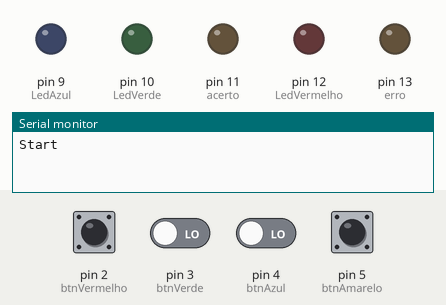
A sketch run on a simulated Arduino Uno, built with avr-gcc and run on an emulated ATmega328P. Shown: output pins drawn as LEDs (lit = HIGH), the last lines printed to the serial monitor. Dashed ring = blinking. Inputs (shaded band) come from the test bench; at power-on: pin 2 (btnVermelho), pin 3 (btnVerde), pin 4 (btnAzul), pin 5 (btnAmarelo) LOW. Random numbers use the default seed unless the sketch sets one.

Above: at 7.3 s.
7.4 s: pin 2 (btnVermelho) pulled HIGH for 0.2 s
At 8.2 s:
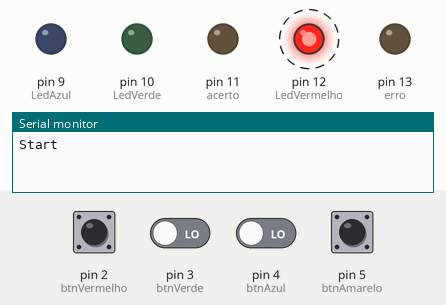
10.6 s: pin 3 (btnVerde) driven HIGH and pin 4 (btnAzul) driven HIGH
13.6 s: pin 3 (btnVerde) driven LOW
At 15.7 s:
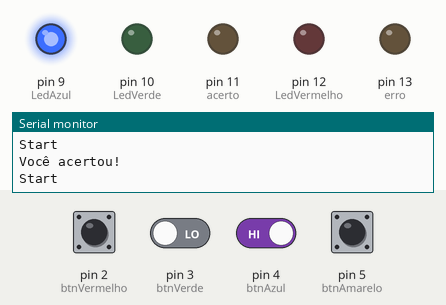
16.6 s: pin 4 (btnAzul) driven LOW
At 19.0 s:
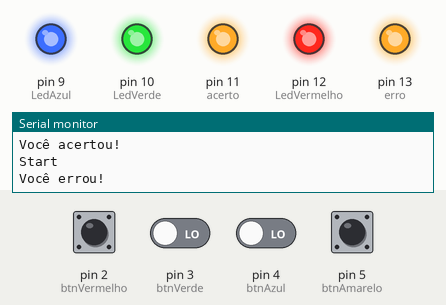
Timing chart, 0 to 20.1 s (numbered marks = the images above; inputs shaded):
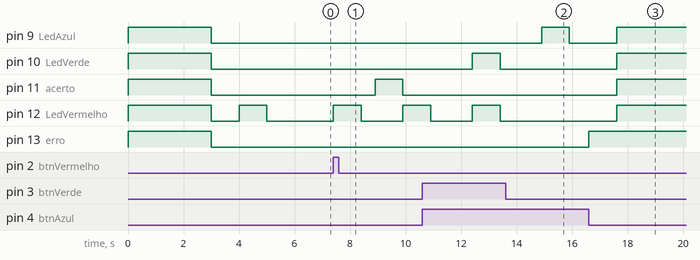

The sketch:

Genius.ino
```cpp
const int LedAzul = 9; // Pino do LED Azul
const int LedVerde = 10; // Pino do LED Verde
const int LedVermelho = 12; // Pino do LED Vermelho

const int btnVermelho = 2; // Pino do botão 2
const int btnVerde = 3; // Pino do botão 3
const int btnAzul = 4; // Pino do botão 4
const int btnAmarelo = 5; // Pino do botão 5

const int acerto = 11; // Pino de feedback de acerto
const int erro = 13; // Pino de feedback de erro


int dificuldade = 5; // Nível de dificuldade e tamanho do vetor sequência
int sequencia[5]; // Vetor que armazena a sequência gerada aleatoriamente
int index = 0; // Índice atual na sequência

void setup() {
  Serial.begin(9600);
  pinMode(LedAzul, OUTPUT);
  pinMode(LedVerde, OUTPUT);
  pinMode(LedVermelho, OUTPUT);

  pinMode(acerto, OUTPUT);
  pinMode(erro, OUTPUT);

  pinMode(btnVermelho, INPUT);
  pinMode(btnVerde, INPUT);
  pinMode(btnAzul, INPUT);
  pinMode(btnAmarelo, INPUT);
  randomSeed(analogRead(0));

  gerarSequencia();
}

void loop() {
  if(index == 0){
    inicio();
  }

  Serial.println("Start");

  for (int i = 0; i <= index; i++) {
    mostrarCor(sequencia[i]);
    delay(1000);
  }

  int flag = 0;

  for (int i = 0; i <= index; i++) {
    int btnpress = aguardarBotao();
    if(btnpress != sequencia[i]){
      errou();
      flag = 1;
    }
  }

  if(flag == 0){
    acertou();
  }

  index++;

  if (index == 5) {
    ganhou();
  }
}

void inicio(){
  digitalWrite(acerto, HIGH);
  digitalWrite(LedAzul, HIGH);
  digitalWrite(LedVermelho, HIGH);
  digitalWrite(LedVerde, HIGH);
  digitalWrite(erro, HIGH);
  delay(3000);
  digitalWrite(acerto, LOW);
  digitalWrite(LedAzul, LOW);
  digitalWrite(LedVermelho, LOW);
  digitalWrite(LedVerde, LOW);
  digitalWrite(erro, LOW);
  delay(1000);
}

void mostrarCor(int cor) {
  if (cor == 1) {
    Vermelho();
  }
  else if(cor == 2){
    Verde();
  }
  else if(cor == 3){
    Azul();
  }
  else if(cor == 4){
    Amarelo();
  }
}

int aguardarBotao() {
  int botaoPressionado = 0;

  while (true) {
    if (digitalRead(btnVermelho) == HIGH) {
      botaoPressionado = 1;
      Vermelho();
      break;
    } else if (digitalRead(btnVerde) == HIGH) {
      botaoPressionado = 2;
      Verde();
      break;
    } else if (digitalRead(btnAzul) == HIGH) {
      botaoPressionado = 3;
      Azul();
      break;
    } else if (digitalRead(btnAmarelo) == HIGH) {
      botaoPressionado = 4;
      Amarelo();
      break;
    }
  }

  while (digitalRead(btnVermelho) == HIGH || digitalRead(btnVerde) == HIGH ||
         digitalRead(btnAzul) == HIGH || digitalRead(btnAmarelo) == HIGH) {
    // Espera até que todos os botões sejam soltos
  }

  return botaoPressionado;
}

void mostraVetor(){ // Função de teste para mostrar a sequência
  int tamanhoDoVetor = sizeof(sequencia) / sizeof(sequencia[0]);
  Serial.print("[");
    for (int i = 0; i < tamanhoDoVetor; i++) {
      Serial.print(sequencia[i]);
      if (i < tamanhoDoVetor - 1) {
        Serial.print(", ");
      }
    }
    Serial.println("]");
}

void gerarSequencia() {
  for (int i = 0; i < dificuldade; i++) {
    int numeroAleatorio = random(1, 5);
    sequencia[i] = numeroAleatorio;
  }
}

void acertou() {
  Serial.println("Você acertou!");
  digitalWrite(acerto, HIGH);
  delay(1000);
  digitalWrite(acerto, LOW);
}

void errou() {
  Serial.println("Você errou!");
  digitalWrite(erro, HIGH);
  delay(1000);
  index = -1;
  gerarSequencia();
  digitalWrite(erro, LOW);
}

void ganhou(){
  Serial.println("Você ganhou!");
  index = 0;
  gerarSequencia();

  digitalWrite(acerto, HIGH);
  digitalWrite(LedAzul, HIGH);
  digitalWrite(LedVermelho, HIGH);
  digitalWrite(LedVerde, HIGH);
  delay(1000);
  digitalWrite(acerto, LOW);
  digitalWrite(LedAzul, LOW);
  digitalWrite(LedVermelho, LOW);
  digitalWrite(LedVerde, LOW);
  delay(500);
}

void Vermelho() {
  digitalWrite(LedVermelho, HIGH);
  delay(1000);
  digitalWrite(LedVermelho, LOW);
  delay(500);
}

void Verde() {
  digitalWrite(LedVerde, HIGH);
  delay(1000);
  digitalWrite(LedVerde, LOW);
  delay(500);
}

void Azul() {
  digitalWrite(LedAzul, HIGH);
  delay(1000);
  digitalWrite(LedAzul, LOW);
  delay(500);
}

void Amarelo() {
  digitalWrite(LedVerde, HIGH);
  digitalWrite(LedVermelho, HIGH);
  delay(1000);
  digitalWrite(LedVerde, LOW);
  digitalWrite(LedVermelho, LOW);
  delay(500);
}
```

Measured:
- after the input at 7.4 s, pin 11 (acerto): LOW → HIGH after 1.5 s, → LOW 1.0 s later; pin 12 (LedVermelho): LOW → HIGH at once, → LOW 1.0 s later, → HIGH 1.5 s later
- after the input at 13.6 s, pin 9 (LedAzul): LOW → HIGH after 1.3 s, → LOW 1.0 s later
- after the input at 16.6 s, pin 9 (LedAzul), pin 10 (LedVerde), pin 11 (acerto), pin 12 (LedVermelho): LOW → HIGH after 1.0 s; pin 13 (erro): LOW → HIGH at once
